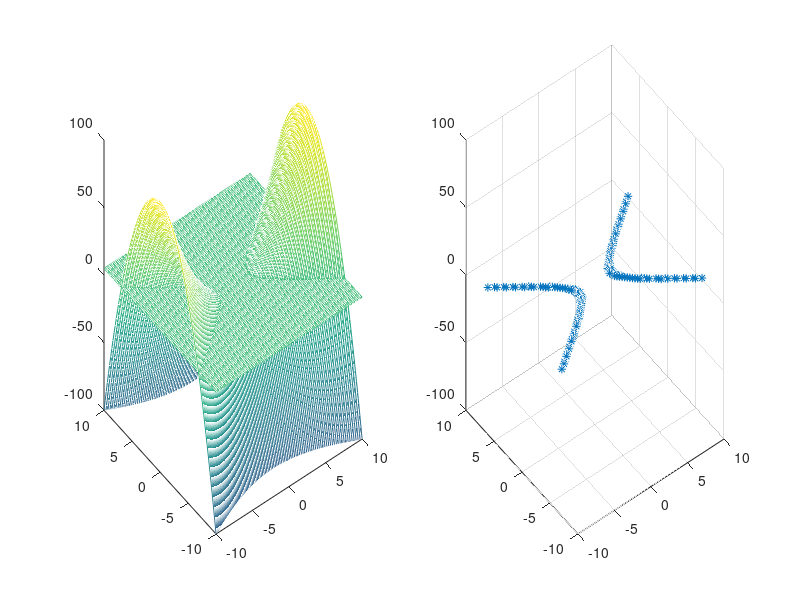

The MATLAB script that drew this image:
[x,y] = meshgrid(-10:0.2:10);
z1 = (x.^2-2*y.^2)+eps;
a = input('a=?');

z2 = a*ones(size(x));
subplot(1,2,1);
mesh(x,y,z1);
hold on;
mesh(x,y,z2);

v = [-10,10,-10,10,-100,100];
axis(v);
grid;
hold off;
r0 = abs(z1-z2) <= 1
xx = r0.*x;
yy = r0.*y;
zz = r0.*z2;
subplot(1,2,2);
plot3(xx(r0~=0),yy(r0~=0),zz(r0~=0),'*');
axis(v);
grid;
